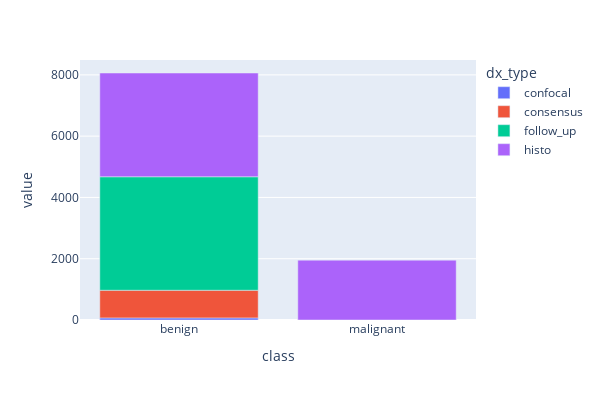

Write notebook code for a chart like this one.
### Code cell
fig_4 = px.bar(df_meta.groupby(['class','dx_type']).size().unstack(level=1),width=600, height=400)
fig_4.update_layout(title_text='', title_x=0.5)
fig_4.show()

### Figure 1 — Plotly figure (JSON) as saved in the notebook; plotly's stock layout.template omitted (floating-point values rounded to 4 significant figures)
{"data": [{"alignmentgroup": "True", "hovertemplate": "dx_type=confocal<br>class=%{x}<br>value=%{y}<extra></extra>", "legendgroup": "confocal", "marker": {"color": "#636efa", "pattern": {"shape": ""}}, "name": "confocal", "offsetgroup": "confocal", "orientation": "v", "showlegend": true, "textposition": "auto", "type": "bar", "x": ["benign", "malignant"], "xaxis": "x", "y": [69, null], "yaxis": "y"}, {"alignmentgroup": "True", "hovertemplate": "dx_type=consensus<br>class=%{x}<br>value=%{y}<extra></extra>", "legendgroup": "consensus", "marker": {"color": "#EF553B", "pattern": {"shape": ""}}, "name": "consensus", "offsetgroup": "consensus", "orientation": "v", "showlegend": true, "textposition": "auto", "type": "bar", "x": ["benign", "malignant"], "xaxis": "x", "y": [902, null], "yaxis": "y"}, {"alignmentgroup": "True", "hovertemplate": "dx_type=follow_up<br>class=%{x}<br>value=%{y}<extra></extra>", "legendgroup": "follow_up", "marker": {"color": "#00cc96", "pattern": {"shape": ""}}, "name": "follow_up", "offsetgroup": "follow_up", "orientation": "v", "showlegend": true, "textposition": "auto", "type": "bar", "x": ["benign", "malignant"], "xaxis": "x", "y": [3704, null], "yaxis": "y"}, {"alignmentgroup": "True", "hovertemplate": "dx_type=histo<br>class=%{x}<br>value=%{y}<extra></extra>", "legendgroup": "histo", "marker": {"color": "#ab63fa", "pattern": {"shape": ""}}, "name": "histo", "offsetgroup": "histo", "orientation": "v", "showlegend": true, "textposition": "auto", "type": "bar", "x": ["benign", "malignant"], "xaxis": "x", "y": [3386, 1954], "yaxis": "y"}], "layout": {"barmode": "relative", "height": 400, "legend": {"title": {"text": "dx_type"}, "tracegroupgap": 0}, "margin": {"t": 60}, "title": {"text": "", "x": 0.5}, "width": 600, "xaxis": {"anchor": "y", "domain": [0, 1], "title": {"text": "class"}}, "yaxis": {"anchor": "x", "domain": [0, 1], "title": {"text": "value"}}}}
